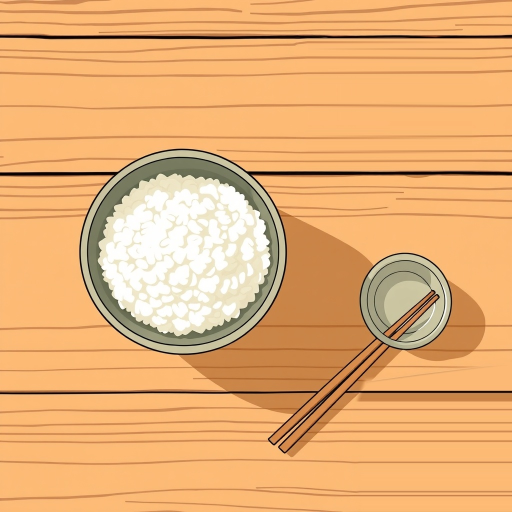
#> input picture scratch/production-smoke/video001/assets/shot-08-vb2.jpg, 1024 x 1024 px, found by its file name (shown at 1/2 size)
$ python inspect_paper.py
#> lines starting #> are read from the running program, lines starting #| are printed output that depends on the picture; after the words box and inside, x2 and y2 are one past the last pixel; in counts of white or black regions, pixels touching at a corner belong together
from PIL import Image
import numpy as np

img = Image.open("scratch/production-smoke/video001/assets/shot-08-vb2.jpg")
#> img is the input picture: PIL image 1024x1024 RGB; mean R, G, B 231.1, 175, 116.9
arr = np.array(img)

# White paper has high brightness (R > 240, G > 240, B > 240)
# Let's find its bounding box and mask
paper_mask = (arr[:, :, 0] > 230) & (arr[:, :, 1] > 230) & (arr[:, :, 2] > 230)
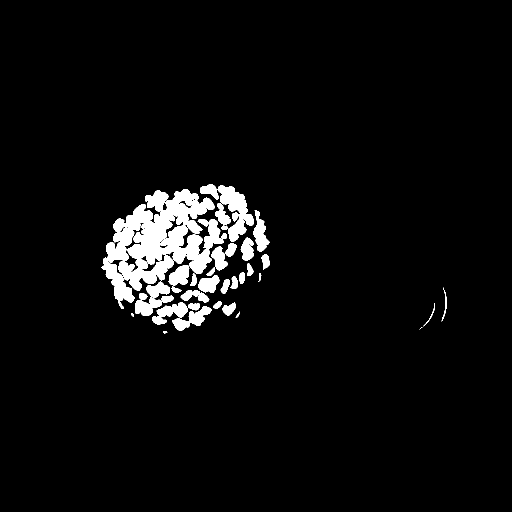
#> paper_mask: shape (1024, 1024) bool (shown at 1/2 size); 4.6% white; 44 white regions (4 under 20 px), largest, box (x1, y1, x2, y2) and area: (203, 378, 430, 618) 22147, (237, 510, 348, 582) 3688, (435, 371, 508, 484) 3469
y_indices, x_indices = np.where(paper_mask)

print("White paper y range:", np.min(y_indices), "to", np.max(y_indices))
#| White paper y range: 368 to 666
print("White paper x range:", np.min(x_indices), "to", np.max(x_indices))
#| White paper x range: 203 to 892

# Also the black border of the paper:
# Look at region x: 700..1024, y: 700..1024
# What is the minimum x of the black border?
border_pixels = np.where((arr[700:1024, 700:1024, 0] < 50) & (arr[700:1024, 700:1024, 1] < 50) & (arr[700:1024, 700:1024, 2] < 50))
#> border_pixels = 1392 positions, rows 0 to 84, columns 0 to 323
print("Border min y offset:", np.min(border_pixels[0]) + 700, "min x offset:", np.min(border_pixels[1]) + 700)
#| Border min y offset: 700 min x offset: 700
